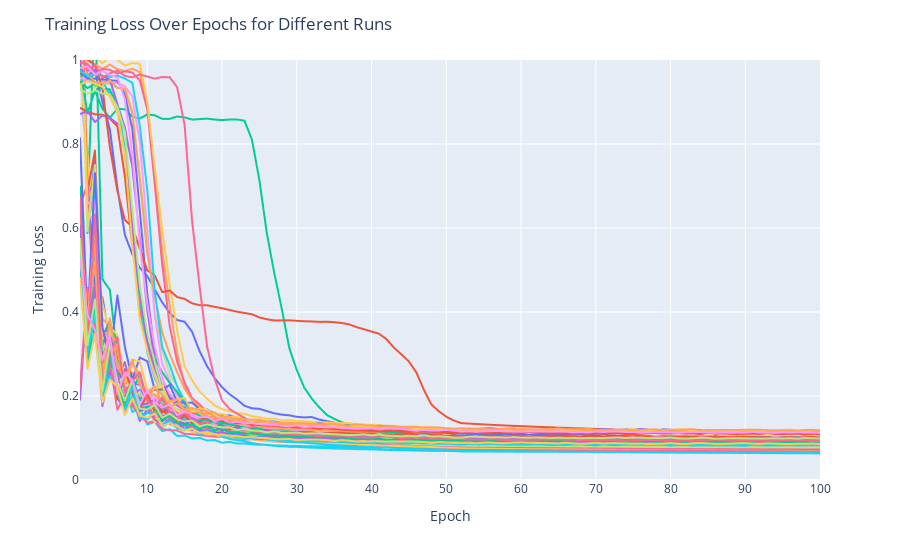

The cell this chart's notebook holds for it:
### Code cell
import plotly.express as px

# Create a combined list of loss values and corresponding run names
combined_loss_data = []
for run_id, history in all_train_histories.items():
    combined_loss_data.extend([(run_id, epoch + 1, loss) for epoch, loss in enumerate(history['loss'])])

# Create a DataFrame from the combined data
import pandas as pd
df = pd.DataFrame(combined_loss_data, columns=['Run', 'Epoch', 'Loss'])

# Plot the loss of all items over the training epochs in one single plot
fig = px.line(df, x='Epoch', y='Loss', color='Run', labels={'Loss': 'Training Loss', 'Epoch': 'Epoch'})
fig.update_layout(title='Training Loss Over Epochs for Different Runs', showlegend=False)
fig.update_yaxes(range=[0, 1])
fig.show()
